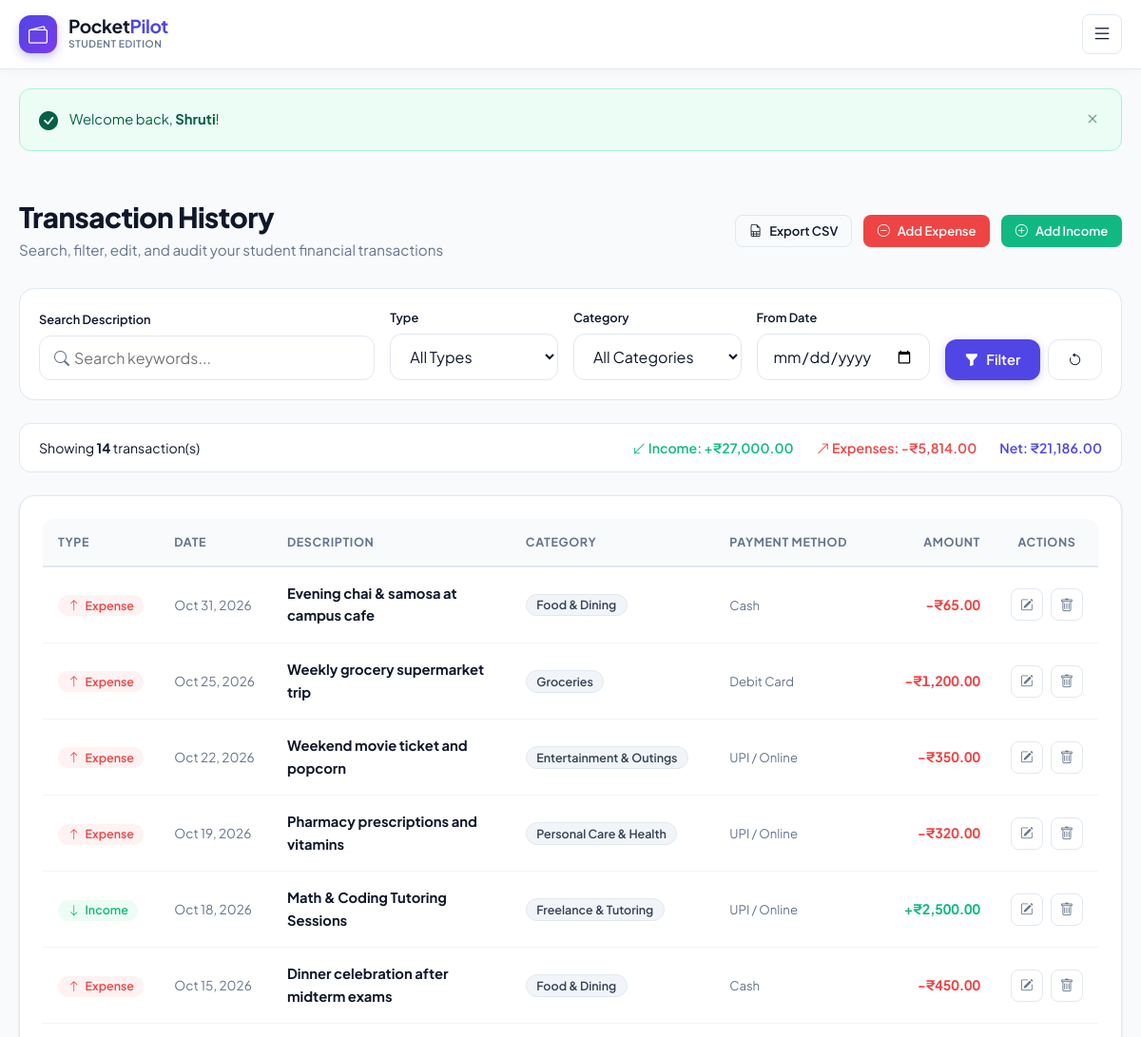
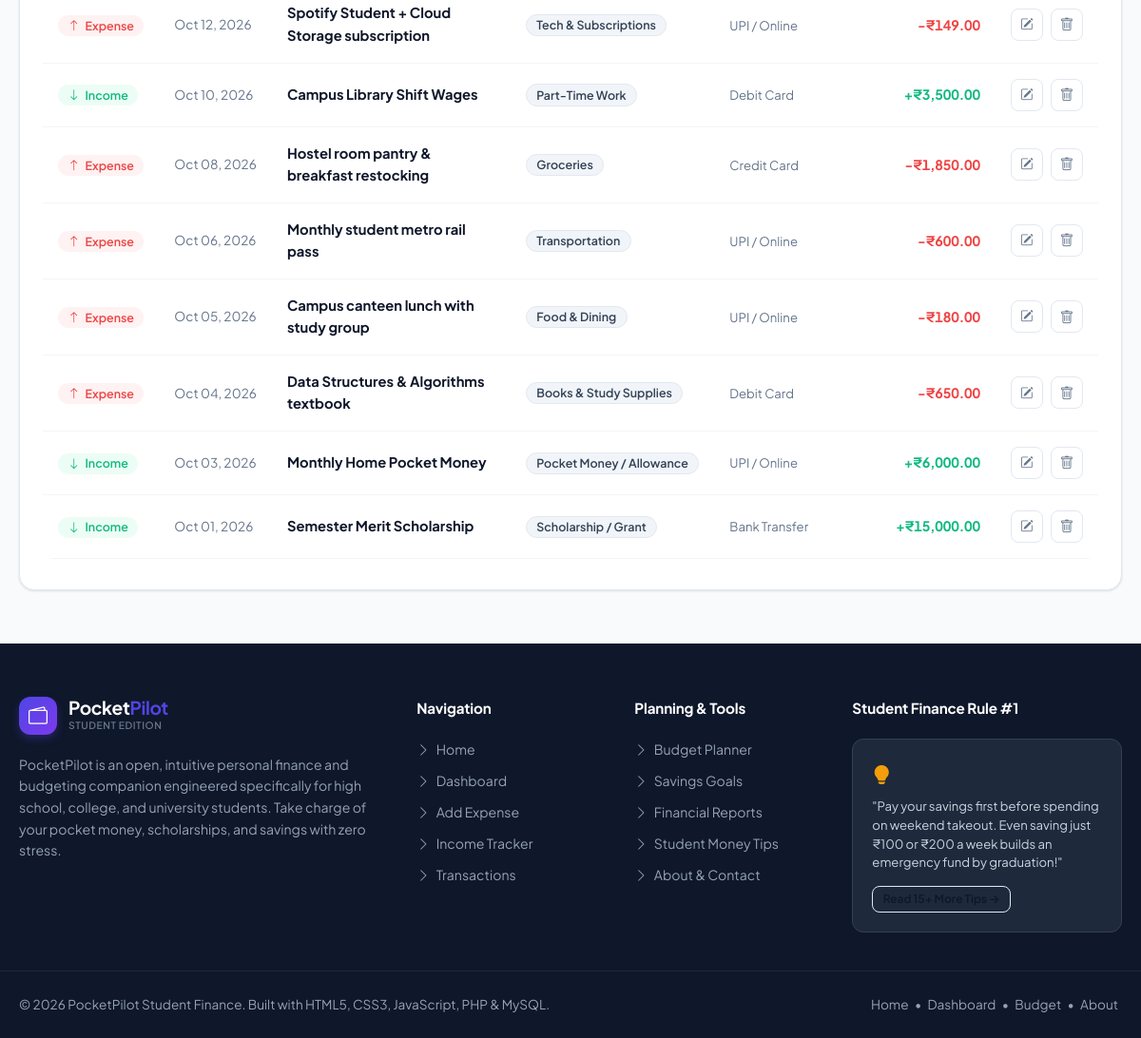
Screenshot of /transactions.php (signed in) with the database file from the repository (2 pictures, top to bottom).
### tables this page shows
CREATE TABLE IF NOT EXISTS `transactions` (
    `id` INT AUTO_INCREMENT PRIMARY KEY,
    `type` ENUM('expense', 'income') NOT NULL,
    `amount` DECIMAL(10,2) NOT NULL,
    `category` VARCHAR(50) NOT NULL,
    `date` DATE NOT NULL,
    `payment_method` VARCHAR(50) NOT NULL DEFAULT 'Cash',
    `description` VARCHAR(255) NOT NULL,
    `created_at` TIMESTAMP DEFAULT CURRENT_TIMESTAMP
);

### includes/functions.php (called while the page is built, shortened)
<?php
function sanitize($data) {
    return trim(str_replace("\0", '', (string)$data));
}
function format_currency($amount, $showSymbol = true) {
    $val = (float)$amount;
    $isNegative = $val < 0;
    $formatted = number_format(abs($val), 2);
    if ($showSymbol) {
        $symbol = '₹';
        if (defined('CURRENCY_SYMBOL')) {
            $candidate = (string)CURRENCY_SYMBOL;
        }
        return ($isNegative ? '-' : '') . $symbol . $formatted;
    }
    return ($isNegative ? '-' : '') . $formatted;
}

### transactions.php (the view, shortened to what this page needs)
<?php
require_once __DIR__ . '/config/db.php';
require_once __DIR__ . '/includes/functions.php';
$search = sanitize($_GET['search'] ?? '');
$typeFilter = sanitize($_GET['type'] ?? 'all');
$startDate = sanitize($_GET['start_date'] ?? '');
$sql = "SELECT * FROM transactions WHERE 1=1";
$params = [];
$sql .= " ORDER BY date DESC, id DESC";
$stmt = $pdo->prepare($sql);
$stmt->execute($params);
$transactions = $stmt->fetchAll();
require_once __DIR__ . '/includes/header.php';
$filteredIncome = 0;
$filteredExpense = 0;
foreach ($transactions as $t) {
    if ($t['type'] === 'income') {
        $filteredIncome += (float)$t['amount'];
    } else {
        $filteredExpense += (float)$t['amount'];
    }
}
$filteredNet = $filteredIncome - $filteredExpense;
?>
<div class="container">
    <div class="page-header">
        <div>
            <h1 class="page-title">Transaction History</h1>
            <p class="page-subtitle">Search, filter, edit, and audit your student financial transactions</p>
        </div>
        <div class="header-actions">
            <a href="transactions.php?<?= http_build_query(array_merge($_GET, ['export' => 'csv'])) ?>" class="btn btn-outline btn-sm" title="Export to CSV">
                <i class="bi bi-file-earmark-spreadsheet"></i> Export CSV
            </a>
            <a href="add-expense.php" class="btn btn-danger btn-sm">
                <i class="bi bi-dash-circle"></i> Add Expense
            </a>
            <a href="income.php" class="btn btn-success btn-sm">
                <i class="bi bi-plus-circle"></i> Add Income
            </a>
        </div>
    </div>
    <div class="filter-card">
        <form action="transactions.php" method="GET" class="filter-grid">
            <div class="form-group" style="margin-bottom: 0;">
                <label class="form-label" style="font-size: 0.8rem;">Search Description</label>
                <div class="input-with-icon">
                    <span class="input-prefix"><i class="bi bi-search"></i></span>
                    <input type="text" name="search" class="form-control" placeholder="Search keywords..." value="<?= htmlspecialchars($search) ?>">
                </div>
            </div>
            <div class="form-group" style="margin-bottom: 0;">
                <label class="form-label" style="font-size: 0.8rem;">Type</label>
                <select name="type" class="form-control">
                    <option value="all" <?= $typeFilter === 'all' ? 'selected' : '' ?>>All Types</option>
                </select>
            </div>
            <div class="form-group" style="margin-bottom: 0;">
                <label class="form-label" style="font-size: 0.8rem;">Category</label>
                <select name="category" class="form-control">
                    <option value="all">All Categories</option>
                </select>
            </div>
            <div class="form-group" style="margin-bottom: 0;">
                <label class="form-label" style="font-size: 0.8rem;">From Date</label>
                <input type="date" name="start_date" class="form-control" value="<?= htmlspecialchars($startDate) ?>">
            </div>
            <div style="display: flex; gap: 0.5rem;">
                <button type="submit" class="btn btn-primary" title="Apply Filter">
                    <i class="bi bi-funnel-fill"></i> Filter
                </button>
                <a href="transactions.php" class="btn btn-outline" title="Reset Filters">
                    <i class="bi bi-arrow-counterclockwise"></i>
                </a>
            </div>
        </form>
    </div>
    <div style="background: #ffffff; border: 1px solid var(--border-color); border-radius: var(--radius-md); padding: 0.85rem 1.25rem; margin-bottom: 1.5rem; display: flex; justify-content: space-between; align-items: center; flex-wrap: wrap; gap: 1rem;">
        <div style="font-size: 0.88rem; color: var(--text-dark);">
            Showing <strong><?= count($transactions) ?></strong> transaction(s)
        </div>
        <div style="display: flex; gap: 1.5rem; font-size: 0.88rem; font-weight: 600;">
            <span style="color: var(--success);"><i class="bi bi-arrow-down-left"></i> Income: +<?= format_currency($filteredIncome) ?></span>
            <span style="color: var(--danger);"><i class="bi bi-arrow-up-right"></i> Expenses: -<?= format_currency($filteredExpense) ?></span>
            <span style="color: <?= $filteredNet >= 0 ? 'var(--primary)' : 'var(--danger)' ?>;">Net: <?= format_currency($filteredNet) ?></span>
        </div>
    </div>
    <div class="card">
        <?php if (empty($transactions)): ?>
            <div style="text-align: center; padding: 3rem 1rem;">
                <i class="bi bi-search" style="font-size: 2.5rem; color: var(--text-light); margin-bottom: 0.75rem; display: block;"></i>
                <h3 style="font-size: 1.15rem; color: var(--text-dark); margin-bottom: 0.25rem;">No matching transactions found</h3>
                <p style="color: var(--text-muted); font-size: 0.9rem; margin-bottom: 1.25rem;">Try adjusting your search criteria or clear active filters.</p>
                <a href="transactions.php" class="btn btn-outline btn-sm">Clear All Filters</a>
            </div>
        <?php else: ?>
            <div class="table-responsive">
                <table class="custom-table" id="transactionsTable">
                    <thead>
                        <tr>
                            <th style="width: 100px; white-space: nowrap;">Type</th>
                            <th style="width: 110px; white-space: nowrap;">Date</th>
                            <th>Description</th>
                            <th style="width: 170px; white-space: nowrap;">Category</th>
                            <th style="width: 130px; white-space: nowrap;">Payment Method</th>
                            <th style="width: 140px; text-align: right; white-space: nowrap;">Amount</th>
                            <th style="width: 90px; text-align: center; white-space: nowrap;">Actions</th>
                        </tr>
                    </thead>
                    <tbody>
                        <?php foreach ($transactions as $t): ?>
                        <tr id="row-<?= $t['id'] ?>">
                            <td style="white-space: nowrap;">
                                <?php if ($t['type'] === 'income'): ?>
                                    <span class="badge badge-income"><i class="bi bi-arrow-down"></i> Income</span>
                                <?php else: ?>
                                    <span class="badge badge-expense"><i class="bi bi-arrow-up"></i> Expense</span>
                                <?php endif; ?>
                            </td>
                            <td style="white-space: nowrap; font-size: 0.85rem; color: var(--text-muted);">
                                <?= date('M d, Y', strtotime($t['date'])) ?>
                            </td>
                            <td>
                                <strong style="color: var(--text-dark); display: block; font-size: 0.92rem;">
                                    <?= htmlspecialchars($t['description']) ?>
                                </strong>
                            </td>
                            <td style="white-space: nowrap;">
                                <span class="badge badge-category">
                                    <?= htmlspecialchars($t['category']) ?>
                                </span>
                            </td>
                            <td style="white-space: nowrap;">
                                <span style="font-size: 0.82rem; color: var(--text-muted);">
                                    <?= htmlspecialchars($t['payment_method']) ?>
                                </span>
                            </td>
                            <td style="text-align: right; white-space: nowrap;">
                                <?php if ($t['type'] === 'income'): ?>
                                    <span class="amount-income">+<?= format_currency($t['amount']) ?></span>
                                <?php else: ?>
                                    <span class="amount-expense">-<?= format_currency($t['amount']) ?></span>
                                <?php endif; ?>
                            </td>
                            <td style="text-align: center;">
                                <div class="table-actions" style="justify-content: center;">
                                    <button type="button" class="action-btn" title="Edit Transaction"
                                            onclick='openEditModal(<?= json_encode($t, JSON_HEX_TAG | JSON_HEX_APOS | JSON_HEX_QUOT | JSON_HEX_AMP) ?>)'>
                                        <i class="bi bi-pencil-square"></i>
                                    </button>
                                    <a href="transactions.php?delete=<?= $t['id'] ?>"
                                       class="action-btn delete-btn"
                                       title="Delete Transaction"
                                       onclick="return confirmDelete('Are you sure you want to delete transaction #<?= $t['id'] ?> (<?= htmlspecialchars(addslashes($t['description'])) ?>)?');">
                                        <i class="bi bi-trash"></i>
                                    </a>
                                </div>
                            </td>
                        </tr>
                        <?php endforeach; ?>
                    </tbody>
                </table>
            </div>
        <?php endif; ?>
    </div>
</div>
<?php require_once __DIR__ . '/includes/footer.php'; ?>

### rows the page displays
transactions: type "expense" (drawn), date "Oct 31, 2026", description "Evening chai & samosa at campus cafe", category "Food & Dining", payment_method "Cash", amount "₹65.00"
transactions: type "expense" (drawn), date "Oct 25, 2026", description "Weekly grocery supermarket trip", category "Groceries", payment_method "Debit Card", amount "₹1,200.00"
transactions: type "expense" (drawn), date "Oct 22, 2026", description "Weekend movie ticket and popcorn", category "Entertainment & Outings", payment_method "UPI / Online", amount "₹350.00"
transactions: type "expense" (drawn), date "Oct 19, 2026", description "Pharmacy prescriptions and vitamins", category "Personal Care & Health", payment_method "UPI / Online", amount "₹320.00"
transactions: type "income" (drawn), date "Oct 18, 2026", description "Math & Coding Tutoring Sessions", category "Freelance & Tutoring", payment_method "UPI / Online", amount "₹2,500.00"
transactions: type "expense" (drawn), date "Oct 15, 2026", description "Dinner celebration after midterm exams", category "Food & Dining", payment_method "Cash", amount "₹450.00"
transactions: type "expense" (drawn), date "Oct 12, 2026", description "Spotify Student + Cloud Storage subscription", category "Tech & Subscriptions", payment_method "UPI / Online", amount "₹149.00"
transactions: type "income" (drawn), date "Oct 10, 2026", description "Campus Library Shift Wages", category "Part-Time Work", payment_method "Debit Card", amount "₹3,500.00"
transactions: type "expense" (drawn), date "Oct 08, 2026", description "Hostel room pantry & breakfast restocking", category "Groceries", payment_method "Credit Card", amount "₹1,850.00"
transactions: type "expense" (drawn), date "Oct 06, 2026", description "Monthly student metro rail pass", category "Transportation", payment_method "UPI / Online", amount "₹600.00"
transactions: type "expense" (drawn), date "Oct 05, 2026", description "Campus canteen lunch with study group", category "Food & Dining", payment_method "UPI / Online", amount "₹180.00"
transactions: type "expense" (drawn), date "Oct 04, 2026", description "Data Structures & Algorithms textbook", category "Books & Study Supplies", payment_method "Debit Card", amount "₹650.00"
transactions: type "income" (drawn), date "Oct 03, 2026", description "Monthly Home Pocket Money", category "Pocket Money / Allowance", payment_method "UPI / Online", amount "₹6,000.00"
transactions: type "income" (drawn), date "Oct 01, 2026", description "Semester Merit Scholarship", category "Scholarship / Grant", payment_method "Bank Transfer", amount "₹15,000.00"

### other values shown
$flash['text'] "Welcome back, Shruti !"
count($transactions) "14"
format_currency($filteredIncome) "₹27,000.00"
format_currency($filteredExpense) "₹5,814.00"
format_currency($filteredNet) "₹21,186.00"
